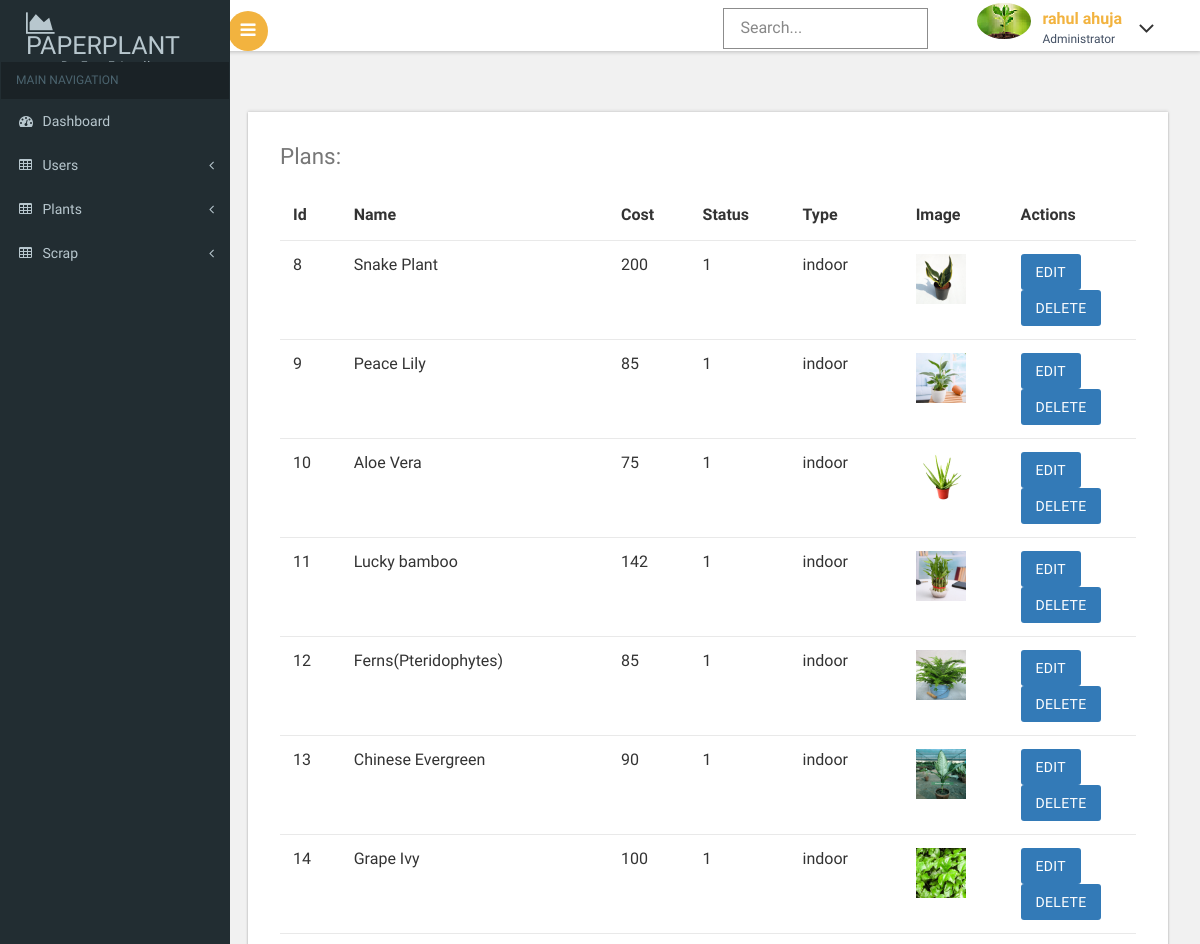
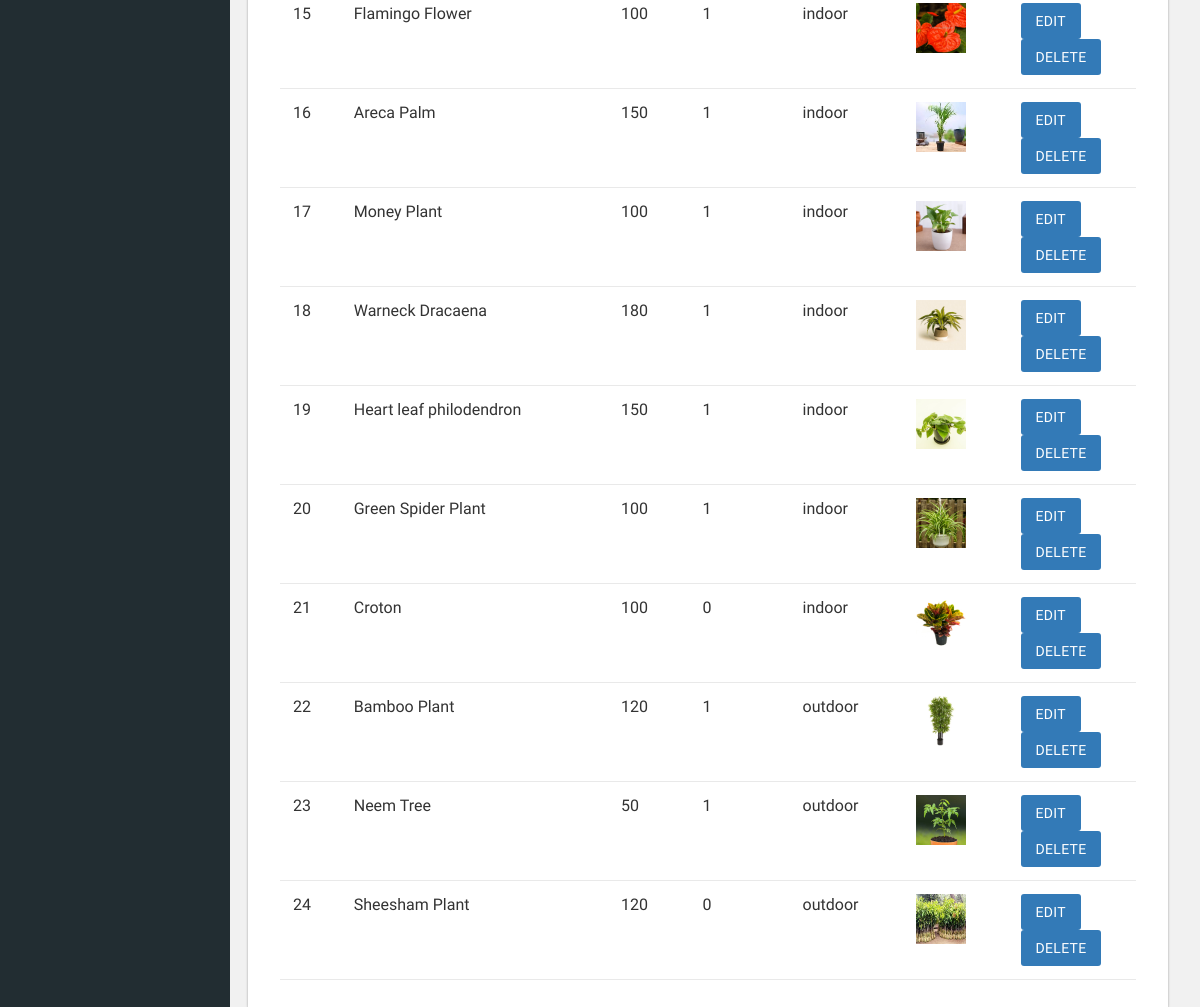
Screenshot of /admin/plants.php (signed in) with the database file from the repository (2 pictures, top to bottom).
### tables this page shows
CREATE TABLE `plant` (
  `Plant_ID` int(5) NOT NULL,
  `Name` varchar(35) NOT NULL,
  `Location` varchar(15) NOT NULL,
  `Purchase_Price` int(5) NOT NULL,
  `Sell_Price` int(5) NOT NULL,
  `image` varchar(200) NOT NULL,
  `status` int(1) NOT NULL
);

### admin/plants.php (the view, shortened to what this page needs)
<!DOCTYPE HTML>
<html>
<head>
<link href="css/bootstrap.css" rel='stylesheet' type='text/css' />
<link href="css/style.css" rel='stylesheet' type='text/css' />
<link href="css/font-awesome.css" rel="stylesheet">
 <link href='css/SidebarNav.min.css' media='all' rel='stylesheet' type='text/css'/>
<link href="css/custom.css" rel="stylesheet">
</head>
<body class="cbp-spmenu-push">
	<div class="main-content">
	<div class="cbp-spmenu cbp-spmenu-vertical cbp-spmenu-left" id="cbp-spmenu-s1">
		<aside class="sidebar-left">
      <nav class="navbar navbar-inverse">
          <div class="navbar-header">
            <h1><a class="navbar-brand" href="../index.php"><span class="fa fa-area-chart"></span> PAPERPLANT<span class="dashboard_text">Be Eco-Friendly</span></a></h1>
          </div>
          <div class="collapse navbar-collapse" id="bs-example-navbar-collapse-1">
            <ul class="sidebar-menu">
              <li class="header">MAIN NAVIGATION</li>
              <li class="treeview">
                <a href="index.php">
                <i class="fa fa-dashboard"></i> <span>Dashboard</span>
                </a>
              </li>
              <li class="treeview">
               	<a href="#">
                <i class="fa fa-table"></i> <span>Users</span>
                <i class="fa fa-angle-left pull-right"></i>
                </a>
              </li>
                <li class="treeview">
                <a href="#">
                <i class="fa fa-table"></i> <span>Plants</span>
                <i class="fa fa-angle-left pull-right"></i>
                </a>
              </li>
			  <li class="treeview">
                <a href="#">
                <i class="fa fa-table"></i> <span>Scrap</span>
                <i class="fa fa-angle-left pull-right"></i>
                </a>
              </li>
            </ul>
          </div>
      </nav>
    </aside>
	</div>
		<div class="sticky-header header-section ">
			<div class="header-left">
				<button id="showLeftPush"><i class="fa fa-bars"></i></button>
				<div class="clearfix"> </div>
			</div>
			<div class="header-right">
				<div class="search-box">
					<form class="input">
						<input class="sb-search-input input__field--madoka" placeholder="Search..." type="search" id="input-31" />
						<label class="input__label" for="input-31">
							<svg class="graphic" width="100%" height="100%" viewBox="0 0 404 77" preserveAspectRatio="none">
								<path d="m0,0l404,0l0,77l-404,0l0,-77z"/>
							</svg>
						</label>
					</form>
				</div>
				<div class="profile_details">
					<ul>
						<li class="dropdown profile_details_drop">
							<a href="#" class="dropdown-toggle" data-toggle="dropdown" aria-expanded="false">
								<div class="profile_img">
									<span class="prfil-img"><img src="images/admin.png" alt=""> </span>
									<div class="user-name">
										<p><?php echo $_SESSION['firstname']." ".$_SESSION['lastname']; ?></p>
										<span>Administrator</span>
									</div>
									<i class="fa fa-angle-down lnr"></i>
									<div class="clearfix"></div>
								</div>
							</a>
						</li>
					</ul>
				</div>
				<div class="clearfix"> </div>
			</div>
			<div class="clearfix"> </div>
		</div>
		<div id="page-wrapper">
			<div class="main-page">
				<div class="tables">
					<div class="bs-example widget-shadow" data-example-id="hoverable-table">
						<h4>Plans:</h4>
						<table class="table table-hover">
						<thead>
						<tr>
							<th>id</th>
							<th>Name</th>
							<th>Cost</th>
							<th>Status</th>
							<th>Type</th>
							<th>Image</th>
							<th>Actions</th>
						</tr>
						</thead>
						<tbody>
						<?php
$i=1;
function printResultSet(&$rowset, $i)
{  $j=1;
    foreach ($rowset as $row)
    {
    	echo "<form name='f".$j."' action='takeaction.php' method='POST'>";
    	echo "<tr>";
		$x=0;
       foreach ($row as $col)
       {
			if($x==5)
			{
				echo "<td><img src='plantimage/".$col."' height=\"50\" width=\"50\"></td>";
			}
			else
			{
            echo "<td>".$col."</td>";
			}
			$x++;
       }
	   echo "<td width=\"15%\"><a href=\"editplants.php?id=".$_SESSION['id']."\"><input type='button' value='Edit' class='btn btn-primary'></a> <a onClick=\"javascript: return confirm('Please confirm deletion');\" href='deleteplantsaction.php?id=".$_SESSION['id']."'><input type='button' value='Delete' class='btn btn-primary'></a></td></tr>";
        echo "</form>";
        $j++;
    }
}
try
{
	require("../connection.php");
	$sql="SELECT Plant_ID,Name,Purchase_Price,status,Location,image from plant";
	$stmt = $pdo->query($sql);
	do
	{
    	$rowset = $stmt->fetchAll(PDO::FETCH_NUM);
    	if ($rowset)
    	{
    	printResultSet($rowset, $i);
    	}
    	$i++;
	} while ($stmt->nextRowset());
}
catch(Exception $e)
{
	echo $e;
}
?>
						</tbody>
						</table>
					</div>
				</div>
			</div>
		</div>
	</div>
</body>
</html>

### admin/css/custom.css (style rules this page uses)
#page-wrapper { padding:5em 2em 2.5em; background-color: #F1F1F1; }

### rows the page displays
plant: Plant_ID "8", Name "Snake Plant", Purchase_Price "200", status "1", Location "indoor", image (picture)
plant: Plant_ID "9", Name "Peace Lily", Purchase_Price "85", status "1", Location "indoor", image (picture)
plant: Plant_ID "10", Name "Aloe Vera", Purchase_Price "75", status "1", Location "indoor", image (picture)
plant: Plant_ID "11", Name "Lucky bamboo", Purchase_Price "142", status "1", Location "indoor", image (picture)
plant: Plant_ID "12", Name "Ferns(Pteridophytes)", Purchase_Price "85", status "1", Location "indoor", image (picture)
plant: Plant_ID "13", Name "Chinese Evergreen", Purchase_Price "90", status "1", Location "indoor", image (picture)
plant: Plant_ID "14", Name "Grape Ivy", Purchase_Price "100", status "1", Location "indoor", image (picture)
plant: Plant_ID "15", Name "Flamingo Flower", Purchase_Price "100", status "1", Location "indoor", image (picture)
plant: Plant_ID "16", Name "Areca Palm", Purchase_Price "150", status "1", Location "indoor", image (picture)
plant: Plant_ID "17", Name "Money Plant", Purchase_Price "100", status "1", Location "indoor", image (picture)
plant: Plant_ID "18", Name "Warneck Dracaena", Purchase_Price "180", status "1", Location "indoor", image (picture)
plant: Plant_ID "19", Name "Heart leaf philodendron", Purchase_Price "150", status "1", Location "indoor", image (picture)
plant: Plant_ID "20", Name "Green Spider Plant", Purchase_Price "100", status "1", Location "indoor", image (picture)
plant: Plant_ID "21", Name "Croton", Purchase_Price "100", status "0", Location "indoor", image (picture)
plant: Plant_ID "22", Name "Bamboo Plant", Purchase_Price "120", status "1", Location "outdoor", image (picture)
plant: Plant_ID "23", Name "Neem Tree", Purchase_Price "50", status "1", Location "outdoor", image (picture)
plant: Plant_ID "24", Name "Sheesham Plant", Purchase_Price "120", status "0", Location "outdoor", image (picture)

### other values shown
$_SESSION['firstname'] "rahul"
$_SESSION['lastname'] "ahuja"
